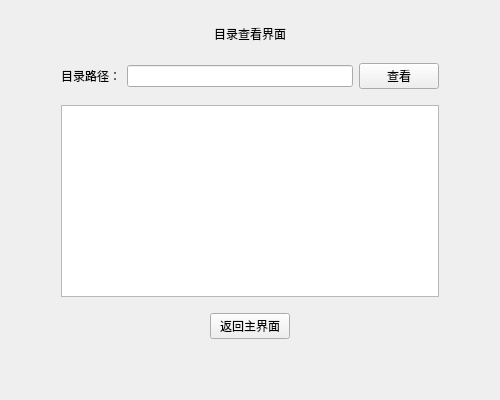
<?xml version="1.0" encoding="UTF-8"?>
<ui version="4.0">
 <class>Form</class>
 <widget class="QWidget" name="Form">
  <property name="geometry">
   <rect>
    <x>0</x>
    <y>0</y>
    <width>500</width>
    <height>400</height>
   </rect>
  </property>
  <property name="windowTitle">
   <string>Form</string>
  </property>
  <layout class="QVBoxLayout" name="verticalLayout_2">
   <item>
    <layout class="QVBoxLayout" name="verticalLayout">
     <property name="leftMargin">
      <number>50</number>
     </property>
     <property name="rightMargin">
      <number>50</number>
     </property>
     <property name="bottomMargin">
      <number>50</number>
     </property>
     <item>
      <widget class="QLabel" name="label">
       <property name="text">
        <string>目录查看界面</string>
       </property>
       <property name="alignment">
        <set>Qt::AlignCenter</set>
       </property>
      </widget>
     </item>
     <item>
      <layout class="QHBoxLayout" name="horizontalLayout">
       <property name="bottomMargin">
        <number>10</number>
       </property>
       <item>
        <widget class="QLabel" name="label_2">
         <property name="text">
          <string>目录路径：</string>
         </property>
        </widget>
       </item>
       <item>
        <widget class="QLineEdit" name="lineEdit1"/>
       </item>
       <item>
        <widget class="QPushButton" name="Button1">
         <property name="text">
          <string>查看</string>
         </property>
        </widget>
       </item>
      </layout>
     </item>
     <item>
      <widget class="QTextBrowser" name="textBrowser">
       <property name="sizePolicy">
        <sizepolicy hsizetype="Expanding" vsizetype="Minimum">
         <horstretch>0</horstretch>
         <verstretch>0</verstretch>
        </sizepolicy>
       </property>
      </widget>
     </item>
     <item>
      <layout class="QHBoxLayout" name="horizontalLayout_2">
       <property name="topMargin">
        <number>10</number>
       </property>
       <item>
        <widget class="QPushButton" name="Button2">
         <property name="sizePolicy">
          <sizepolicy hsizetype="Fixed" vsizetype="Fixed">
           <horstretch>0</horstretch>
           <verstretch>0</verstretch>
          </sizepolicy>
         </property>
         <property name="text">
          <string>返回主界面</string>
         </property>
        </widget>
       </item>
      </layout>
     </item>
    </layout>
   </item>
  </layout>
 </widget>
 <resources/>
 <connections/>
</ui>
